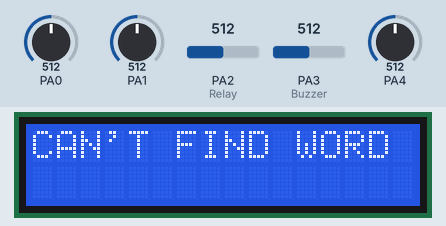
The program below on a simulated ATmega32, built with avr-gcc and emulated at 16 MHz. Shown: 16×2 character LCD. Wiring (inferred from the names in the program): character LCD (HD44780): RS PD0; R/W PD1; E PD2; data PC4, PC5, PC6, PC7. Inputs (shaded band) come from the test bench; at power-on: PA0 = 512, PA1 = 512, PA2 (Relay) = 512, PA3 (Buzzer) = 512, PA4 = 512.

Above: at 1.26 s.
1.6 s: PA0 set to 803
4.2 s: PA0 set to 828
At 4.88 s:
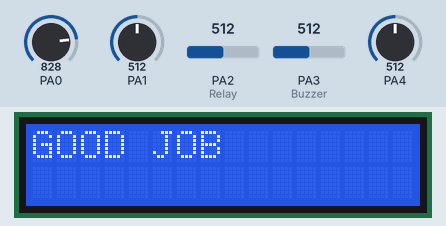
At 5.65 s:
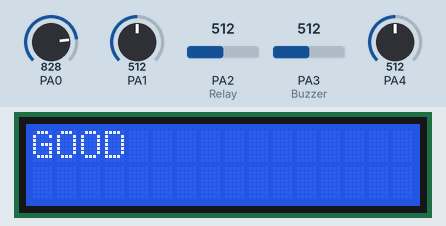
6.7 s: PA1 set to 599
8.2 s: PA1 set to 624
At 8.69 s:
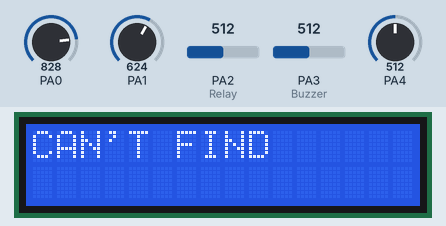

The program:

main.c
```c
#include <avr/io.h>
#include "config.h"
#include "ADC.h"
#include "I_O.h"
#include "LCD.h"
#include "SIGN.h"
#include <avr/interrupt.h>

int main() {
    init_LCD();
    init_ADC(AREF, PRE_128);
    int Results[5];

    while (1) {

        for (int ChannelNumber = 0; ChannelNumber < 5; ChannelNumber++) {
            ///Sweeping 5 Channels For Readings
            ADC_Channel_Select(ChannelNumber);
            ADC_StartConv();
            ///TMAPPING POT TO FINGERS MOVEMENS(4v FOR FLAT POSITION ,2v FOR 90BEND & 3v FOR 45BEND)
            Results[ChannelNumber] = ADC_read()*.00488;//convert to actual voltage
        }

        LCD_CLEAR();
        Print_Sign(Results);
        _delay_ms(300);


    }

}
```

config.h
```c
#ifndef CONFIG_H
#define	CONFIG_H

#ifdef	__cplusplus
extern "C" {
#endif


#define F_CPU 16000000UL


#define _PA   0
#define _PB   1
#define _PC   2
#define _PD   3

#define Relay  PA2
#define Buzzer PA3

#define Led0   PC2
#define Led1   PC7
#define Led2   PD3

#define Btn0   PB0
#define Btn1   PD6
#define Btn2   PD2

#define ON  1
#define OFF 0
#define OUT 1
#define IN  0


#include <util/delay.h>
#include "I_O.h"


#ifdef	__cplusplus
}
#endif

#endif	/* CONFIG_H */
```

LCD.c
```c
#include "LCD.h"
#include "config.h"
#include <avr/io.h>
#include <util/delay.h>
#include "I_O.h"
#include <stdlib.h>

void init_LCD() {
    LCD_Half_Dir |= (0xF0);
    setPinDir(LCD_control_dir, RS, OUT);
    setPinDir(LCD_control_dir, RW, OUT);
    setPinDir(LCD_control_dir, EN, OUT);
    setPinData(LCD_control, RW, OFF); ////writing mode only

    LCD_CMD(ReturnHome);
    LCD_CMD(_4BIT_MODE);
    LCD_CMD(D_ON_C_OFF);
    LCD_CMD(Inc_Cur);
    LCD_CLEAR();
    _delay_ms(50);

}

void LCD_DATA(char data) {
    setPinData(LCD_control, RS, ON);

    LCD_Half_Data = (LCD_Half_Data & 0x0F) | (data & 0xF0);
    LCD_EN();
    _delay_ms(10);

    LCD_Half_Data = (LCD_Half_Data & 0x0F) | (data << 4);
    LCD_EN();
    _delay_ms(10);

}

void LCD_CMD(char cmd) {

    setPinData(LCD_control, RS, OFF);

    LCD_Half_Data = (LCD_Half_Data & 0x0F) | (cmd & 0xF0); // 11010000
    LCD_EN();
    _delay_ms(10);

    LCD_Half_Data = (LCD_Half_Data & 0x0F) | (cmd << 4);
    LCD_EN();
    _delay_ms(10);
}

void LCD_EN() {

    setPinData(LCD_control, EN, ON);
    _delay_us(200);
    setPinData(LCD_control, EN, OFF);

}

void LCD_CLEAR() {
    LCD_CMD(0x01);
}

void LCD_Write_Str(char* str) {
    for (int i = 0; str[i] != '\0'; i++) {
        LCD_DATA(str[i]);
    }
}

void LCD_Write_Num(int num) {
    char buffer[11];
    itoa(num, buffer, 10);
    LCD_Write_Str(buffer);
}

void LCD_goto(int row, int column) {
    if (row) {
        // Second Line
        LCD_CMD(0xC0 | (column & 0x0F));
    } else {
        // First Line
        LCD_CMD(0x80 | (column & 0x0F));
    }


}
```

LCD.h
```c
#ifndef LCD_H
#define	LCD__H

#ifdef	__cplusplus
extern "C" {
#endif
#define RS      PD0
#define RW      PD1
#define EN      PD2

#define LCD_Half_Data       PORTC
#define LCD_Half_Dir        DDRC
#define LCD_control         _PD
#define LCD_control_dir     _PD

#define LCD_data            _PC
#define LCD_data_dir        _PC
///////////////////////////////////////
#define _4BIT_MODE 0x28
#define ReturnHome 0x02
#define D_ON_C_OFF 0x0C
#define Inc_Cur    0x06

#define row0        0
#define row1        1
#define column5     5

void init_LCD();
void LCD_DATA(char data);
void LCD_CMD(char cmd);
void LCD_EN();
void LCD_CLEAR();
void LCD_Write_Str(char*);
void LCD_Write_Num(int num);
void LCD_goto(int row, int column);


#ifdef	__cplusplus
}
#endif

#endif	/* LCD_H */
```

SIGN.c
```c
#include <avr/io.h>
#include "config.h"
#include "ADC.h"
#include "I_O.h"
#include "LCD.h"
#include "Sign.h"

void Print_Sign(int* Result) {

    char str1[] = "I LOVE U";
    char str2[] = "YOU";
    char str3[] = "GOOD JOB";
    char str4[] = "THIS IS TERRIBLE";
    char str5[] = "WISH U A HAPPY";
    char str51[] = "LIFE";
    char str6[] = "I'M WATCHING U";
    char str7[] = "I REALLY LOVE U";
    char str8[] = "CAN'T FIND WORD";
    if ((Result[0] == 4) && (Result[1] == 4) &&(Result[2] == 2)&&(Result[3] == 2) &&(Result[4] == 4)) {
        LCD_Write_Str(str1);
    } else if ((Result[0] == 2) && (Result[1] == 4) &&(Result[2] == 2)&&(Result[3] == 2) &&(Result[4] == 2)) {
        LCD_Write_Str(str2);

    } else if ((Result[0] == 4) && (Result[1] == 2) &&(Result[2] == 2)&&(Result[3] == 2) &&(Result[4] == 2)) {
        LCD_Write_Str(str3);

    } else if ((Result[0] == 2) && (Result[1] == 4) &&(Result[2] == 2)&&(Result[3] == 2) &&(Result[4] == 4)) {
        LCD_Write_Str(str4);

    } else if ((Result[0] == 4) && (Result[1] == 4) &&(Result[2] == 4)&&(Result[3] == 4) &&(Result[4] == 4)) {
        LCD_Write_Str(str5);
        LCD_goto(row1, column5);
        LCD_Write_Str(str51);

    } else if ((Result[0] == 2) && (Result[1] == 3) &&(Result[2] == 3)&&(Result[3] == 2) &&(Result[4] == 2)) {
        LCD_Write_Str(str6);

    } else if ((Result[0] == 4) && (Result[1] == 3) &&(Result[2] == 4)&&(Result[3] == 2) &&(Result[4] == 4)) {
        LCD_Write_Str(str7);
    } else {
        LCD_Write_Str(str8);

    }
}

void Print_Sign_Optmized(int* Result)
{
    char str1[] = "I LOVE U";
    char str2[] = "YOU";
    char str3[] = "GOOD JOB";
    char str4[] = "THIS IS TERRIBLE";
    char str5[] = "WISH U A HAPPY";
    char str51[] = "LIFE";
    char str6[] = "I'M WATCHING U";
    char str7[] = "I REALLY LOVE U";
       if ((Result[0] == 4))
       {
        if ((Result[1] == 4) &&(Result[2] == 2)&&(Result[3] == 2) &&(Result[4] == 4)) {
            LCD_Write_Str(str1);
        }
        if ((Result[1] == 2) &&(Result[2] == 2)&&(Result[3] == 2) &&(Result[4] == 2)) {
            LCD_Write_Str(str3);

        }
        if ((Result[1] == 4) &&(Result[2] == 4)&&(Result[3] == 4) &&(Result[4] == 4)) {
            LCD_Write_Str(str5);
            LCD_goto(row1, column5);
            LCD_Write_Str(str51);
        }
        if ((Result[1] == 3) &&(Result[2] == 4)&&(Result[3] == 2) &&(Result[4] == 4)) {
            LCD_Write_Str(str7);
        }
    } else if ((Result[0] == 2)) {
        if ((Result[1] == 3) &&(Result[2] == 3)&&(Result[3] == 2) &&(Result[4] == 2)) {
            LCD_Write_Str(str6);

        }
        if ((Result[1] == 4) &&(Result[2] == 2)&&(Result[3] == 2) &&(Result[4] == 2)) {
            LCD_Write_Str(str2);

        }
        if ((Result[1] == 4) &&(Result[2] == 2)&&(Result[3] == 2) &&(Result[4] == 4)) {
            LCD_Write_Str(str4);
        }

    }}
```

SIGN.h
```c
#ifndef SIGN_H
#define	SIGN_H

#ifdef	__cplusplus
extern "C" {
#endif

void Print_Sign(int* Result);
void Print_Sign_Optmized(int* Result) ;


#ifdef	__cplusplus
}
#endif

#endif	/* SIGN_H */
```

ADC.c
```c
#include "config.h"
#include "ADC.h"
#include <avr/io.h>

void init_ADC(int ref, int prescaler)
{
    ADMUX |= (ref << REFS0);
    ADCSRA |= (prescaler << ADPS0);
    ADCSRA |= (1 << ADEN);
}

void ADC_Channel_Select(int ch)
{
    ADMUX &= ~(0x1F);
    ADMUX |= (ch);
}

void ADC_StartConv()
{
    ADCSRA |= (1 << ADSC);
}

int ADC_read()
{
    while (!(ADCSRA & (1 << ADIF)));
    int data = ADCL;
    data |= (ADCH << 8) | data;
    return data;
}
```

ADC.h
```c
#ifndef ADC_H
#define	ADC_H

#ifdef	__cplusplus
extern "C" {
#endif

#define AREF             0
#define AVCC             1
#define INTERNAL_REF      3


#define ADC0    0
#define ADC1    1
#define ADC2    2
#define ADC3    3
#define ADC4    4
#define ADC5    5
#define ADC6    6
#define ADC7    7


#define PRE_64   6
#define PRE_128  7


void init_ADC(int ref, int prescaler);
void ADC_Channel_Select(int ch);
void ADC_StartConv();
int ADC_read();


#ifdef	__cplusplus
}
#endif

#endif	/* ADC_H */
```

I_O.c
```c
#include <avr/io.h>
#include "config.h"

int isPressed(int portNum, int pinNum)
{
    switch (portNum)
    {
        case _PA:
            return ((PINA & (1 << pinNum)) ? 1 : 0);
            break;
        case _PB:
            return ((PINB & (1 << pinNum)) ? 1 : 0);
            break;
        case _PC:
            return ((PINC & (1 << pinNum)) ? 1 : 0);
            break;
        case _PD:
            return ((PIND & (1 << pinNum)) ? 1 : 0);
            break;
        default:
            return 0;
    }
}

int isPress_B(int pinNum)
{
    if (PINB & (1 << pinNum))
    {
        return 1;
    }
    else
    {
        return 0;
    }
}

void init_Buzzer()
{
    DDRA |= (1 << Buzzer);

}

void set_Buzzer(int state)
{
    if (state)
    {
        PORTA |= (1 << Buzzer);
    }
    else
    {
        PORTA &= ~(1 << Buzzer);
    }
}

void init_Relay()
{
    DDRA |= (1 << Relay); // Pin output

}

void set_Relay(int state)
{
    if (state)
    {
        PORTA |= (1 << Relay); // Relay ON
    }
    else
    {
        PORTA &= ~(1 << Relay);

    }
}

void init_Leds()
{
    DDRC |= (1 << Led0) | (1 << Led1);
    DDRD |= (1 << Led2);


}

void set_Led(int LedNumber, int state)
{

    if (state)
    {

        switch (LedNumber)
        {
            case Led0:
                PORTC |= (1 << Led0);
                break;
            case Led1:
                PORTC |= (1 << Led1);
                break;
            case Led2:
                PORTD |= (1 << Led2);
                break;
        }

    }
    else
    {
        switch (LedNumber)
        {
            case Led0:
                PORTC &= ~(1 << Led0);
                break;
            case Led1:
                PORTC &= ~(1 << Led1);
                break;
            case Led2:
                PORTD &= ~(1 << Led2);
                break;
        }
    }


}

void init_Buttons()
{
    DDRB &= ~(1 << Btn0);
    DDRD &= ~(1 << Btn1);
    DDRD &= ~(1 << Btn2);
}

void setPortDir(int portNum, int state)
{
    switch (portNum)
    {
        case _PA:
            DDRA = state ? 0xFF : 0x00;
            break;
        case _PB:
            DDRB = state ? 0xFF : 0x00;
            break;
        case _PC:
            DDRC = state ? 0xFF : 0x00;
            break;
        case _PD:
            DDRD = state ? 0xFF : 0x00;
            break;
        default:
            DDRA = 0;
            DDRB = 0;
            DDRC = 0;
            DDRD = 0;
    }
}

void setPortData(int portNum, int dataOut)
{
    switch (portNum)
    {
        case _PA:
            PORTA = dataOut;
            break;
        case _PB:
            PORTB = dataOut;
            break;
        case _PC:
            PORTC = dataOut;
            break;
        case _PD:
            PORTD = dataOut;
            break;
        default:
            DDRA = 0;
            DDRB = 0;
            DDRC = 0;
            DDRD = 0;
    }
}

void togglePortData(int portNum)
{
    switch (portNum)
    {
        case _PA:
            PORTA ^= 0xFF;
            break;
        case _PB:
            PORTB ^= 0xFF;
            break;
        case _PC:
            PORTC ^= 0xFF;
            break;
        case _PD:
            PORTD ^= 0xFF;
            break;
        default:
            DDRA = 0;
            DDRB = 0;
            DDRC = 0;
            DDRD = 0;
    }
}
// Pin Level

void setPinDir(int portNum, int pinNum, int state)
{
    if (state)
    {
        switch (portNum)
        {
            case _PA:
                DDRA |= (1 << pinNum);
                break;
            case _PB:
                DDRB |= (1 << pinNum);
                break;
            case _PC:
                DDRC |= (1 << pinNum);
                break;
            case _PD:
                DDRD |= (1 << pinNum);
                break;
        }
    }
    else
    {
        switch (portNum)
        {
            case _PA:
                DDRA &= ~(1 << pinNum);
                break;
            case _PB:
                DDRB &= ~(1 << pinNum);
                break;
            case _PC:
                DDRC &= ~(1 << pinNum);
                break;
            case _PD:
                DDRD &= ~(1 << pinNum);
                break;
        }
    }
}

void setPinData(int portNum, int pinNum, int data)
{
    if (data)
    {
        switch (portNum)
        {
            case _PA:
                PORTA |= (1 << pinNum);
                break;
            case _PB:
                PORTB |= (1 << pinNum);
                break;
            case _PC:
                PORTC |= (1 << pinNum);
                break;
            case _PD:
                PORTD |= (1 << pinNum);
                break;
        }
    }
    else
    {
        switch (portNum)
        {
            case _PA:
                PORTA &= ~(1 << pinNum);
                break;
            case _PB:
                PORTB &= ~(1 << pinNum);
                break;
            case _PC:
                PORTC &= ~(1 << pinNum);
                break;
            case _PD:
                PORTD &= ~(1 << pinNum);
                break;
        }
    }
}

void togglePinData(int portNum, int pinNum)
{

    switch (portNum)
    {
        case _PA:
            PORTA ^= (1 << pinNum);
            break;
        case _PB:
            PORTB ^= (1 << pinNum);
            break;
        case _PC:
            PORTC ^= (1 << pinNum);
            break;
        case _PD:
            PORTD ^= (1 << pinNum);
            break;
    }
}
```

I_O.h
```c
#ifndef I_O_H
#define	I_O_H

#ifdef	__cplusplus
extern "C" {
#endif
void init_Relay();
void set_Relay(int state);
void init_Buzzer();
void set_Buzzer(int state);

void init_Leds();
void set_Led(int LedNumber, int state);

void init_Buttons();

int isPress_B(int pinNum);
int isPressed(int portNum, int pinNum);

// PORT Level
void setPortDir(int portNum, int state);
void setPortData(int portNum, int data);
void togglePortData(int portNum);
// Pin Level

void setPinDir(int portNum, int pinNum,int state);
void setPinData(int portNum, int pinNum, int data);
void togglePinData(int portNum, int pinNum);


#ifdef	__cplusplus
}
#endif

#endif	/* I_O_H */
```

Measured:
- the behaviour switches between 819 and 820 on PA0 (found by bisection; images 0 and 1)
- the behaviour switches between 614 and 615 on PA1 (found by bisection; images 2 and 3)
- after the input at 4.2 s, the display: first differs from a run without the input after 0.44 s (image 1 shows a later state)
- after the input at 8.2 s, the display: first differs from a run without the input after 0.33 s (image 3 shows a later state)
